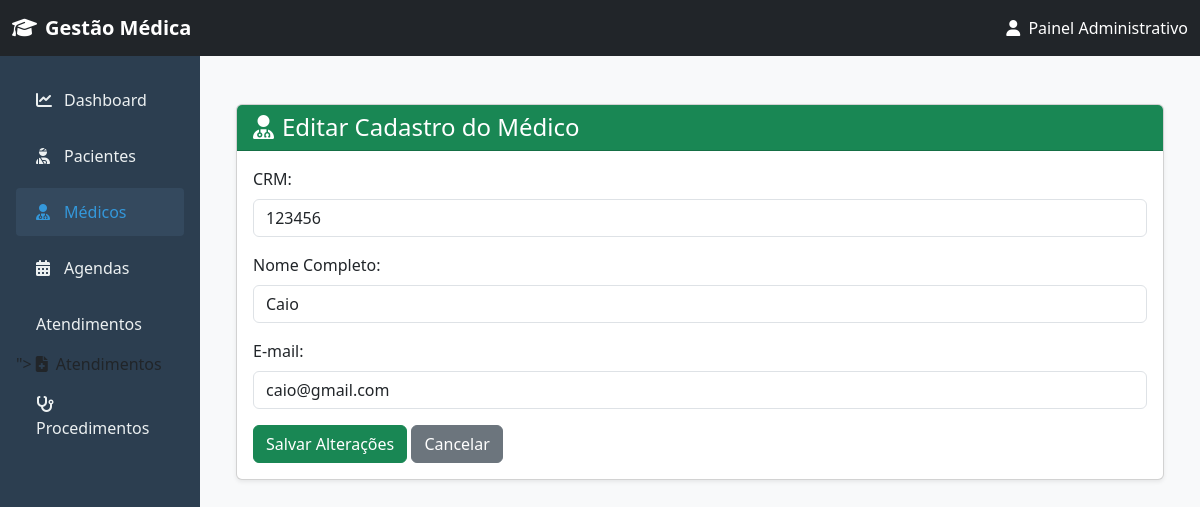
The page /medicos/1/editar/ on the database its author committed.
### consultas/models.py (models this page shows, shortened)
class Medico(models.Model):
    crm = models.CharField(max_length=12)
    nome = models.CharField(max_length=150)
    email = models.EmailField(max_length=200)
    especialidade = models.ForeignKey(Especialidade, on_delete=models.PROTECT, null=True, blank=True)

### consultas/views.py (the view)
# urls.py: path('medicos/<int:pk>/editar/', views.atualizarMedico, name='medico_atualizar'),
def atualizarMedico(request, pk):
    medico = Medico.objects.get(id=pk)
    if request.method == "POST":
        medico.crm = request.POST.get('crm')
        medico.nome = request.POST.get('nome')
        medico.email = request.POST.get('email')
        medico.save()
        return redirect('medico_listar')
    return render(request, 'medico_atualizar.html', {'medico': medico})

### templates/medico_atualizar.html (shortened to what this page needs)
{% extends 'base.html' %}
{% block content %}
<div class="container mt-4">
    <div class="card shadow-sm">
        <div class="card-header bg-success text-white">
            <h4 class="mb-0"><i class="fa-solid fa-user-md me-2"></i>Editar Cadastro do Médico</h4>
        </div>
        <div class="card-body">
            <form method="POST">
                <div class="mb-3">
                    <label class="form-label">CRM:</label>
                    <input type="text" name="crm" value="{{ medico.crm }}" class="form-control" required>
                </div>
                <div class="mb-3">
                    <label class="form-label">Nome Completo:</label>
                    <input type="text" name="nome" value="{{ medico.nome }}" class="form-control" required>
                </div>
                <div class="mb-3">
                    <label class="form-label">E-mail:</label>
                    <input type="email" name="email" value="{{ medico.email }}" class="form-control" required>
                </div>
                <button type="submit" class="btn btn-success">Salvar Alterações</button>
                <a href="{% url 'medico_listar' %}" class="btn btn-secondary">Cancelar</a>
            </form>
        </div>
    </div>
</div>
{% endblock %}

### templates/base.html (style rules this page uses)
body { min-height: 100vh; background-color: #f8f9fa; }

### rows shown on the page
Medico: crm "123456", nome "Caio", email "caio@gmail.com"
